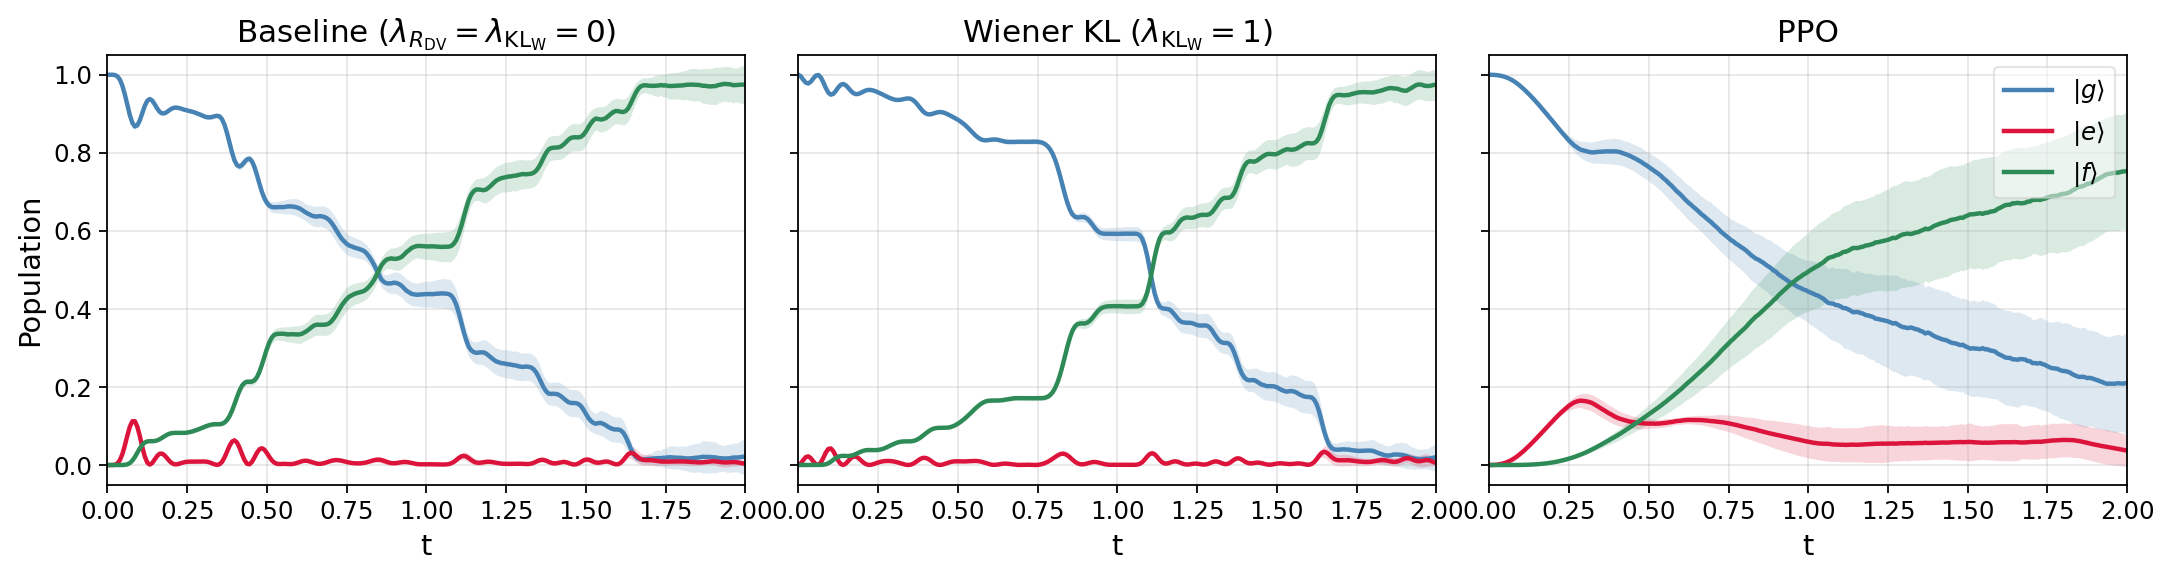

Reproduce this figure in Python.
#!/usr/bin/env python3
"""STIRAP populations side-by-side, same layout as fig1C amp damping.
Columns: Baseline (kl=0) / Wiener-KL (kl=1) / PPO. γ=5, T=2.
"""
import os, sys, pickle
HERE = os.path.dirname(os.path.abspath(__file__))
PAPER = os.path.dirname(HERE)
ROOT = os.path.dirname(PAPER)   # repo root
sys.path.insert(0, ROOT)

import numpy as np
import jax
import jax.numpy as jnp
from flax import nnx
import matplotlib
matplotlib.use("Agg")
import matplotlib.pyplot as plt

from core.types import ExponentialSplit, asqarray
from core.solver import dssesolve
from train_qmaxcal import FourierController, build_H_con
import importlib
sys_mod = importlib.import_module("systems.stirap_3level")


N_TRAJS = 128
N_TIME_STEPS = 256

POP_COLOR = {"|g⟩": "steelblue", "|e⟩ (bright)": "crimson",
             "|f⟩ (target)": "seagreen"}
POP_LABEL = {"|g⟩": r"$|g\rangle$", "|e⟩ (bright)": r"$|e\rangle$",
             "|f⟩ (target)": r"$|f\rangle$"}
POP_ORDER = ["|g⟩", "|e⟩ (bright)", "|f⟩ (target)"]


def load_qmc(path):
    with open(path, "rb") as f:
        ck = pickle.load(f)
    n_modes = int(ck["n_modes"]); T_final = float(ck["T_final"])
    n_controls = int(ck["best_cos_coeffs"].shape[0])
    rngs = nnx.Rngs(0)
    ctrl = FourierController(n_controls=n_controls, n_modes=n_modes,
                             T_final=T_final, rngs=rngs)
    ctrl.dc = nnx.Param(ck["best_dc"])
    ctrl.cos_coeffs = nnx.Param(ck["best_cos_coeffs"])
    ctrl.sin_coeffs = nnx.Param(ck["best_sin_coeffs"])
    return ctrl


def load_ppo_npz(npz_path):
    d = np.load(npz_path)
    return d["ts"], d["u"]


class TabulatedController:
    def __init__(self, ts, u_table):
        self.ts = jnp.asarray(ts, dtype=jnp.float32)
        self.u_table = jnp.asarray(u_table, dtype=jnp.float32)
        self.n_controls = u_table.shape[1]

    def __call__(self, t):
        return jnp.stack([jnp.interp(t, self.ts, self.u_table[:, i])
                          for i in range(self.n_controls)])


def sample_populations(ctrl, sysdict, n_trajs=N_TRAJS, n_time_steps=N_TIME_STEPS, seed=12345):
    T_final = sysdict["T_final"]
    dt = T_final / n_time_steps
    tsave = jnp.linspace(0, T_final, n_time_steps + 1)
    sys_q = dict(
        H_sys=asqarray(sysdict["H_sys"]),
        H_ops=[asqarray(H) for H in sysdict["H_ops"]],
        jump_ops=[asqarray(L) for L in sysdict["jump_ops"]],
        psi0=asqarray(sysdict["psi0"]),
        T_final=T_final,
    )
    H_con = build_H_con(ctrl, sys_q["H_ops"])
    keys = jax.random.split(jax.random.PRNGKey(seed), n_trajs)
    res = dssesolve(H_sys=sys_q["H_sys"], jump_ops=sys_q["jump_ops"],
                    psi0=sys_q["psi0"], tsave=tsave, keys=keys, H_con=H_con,
                    method=ExponentialSplit(dt=dt),
                    nsteps=n_time_steps, nsteps_per_save=1)
    states = np.asarray(res.states.data).squeeze(-1)

    pop_traj = {}
    for name, P in sysdict["populations"].items():
        P_np = np.asarray(P)
        Pψ = np.einsum("ij,ntj->nti", P_np, states)
        expect = np.einsum("nti,nti->nt", np.conj(states), Pψ).real
        pop_traj[name] = expect
    return np.asarray(tsave), pop_traj


def main():
    sysdict = sys_mod.create_system(gamma=5.0, T_final=2.0)

    BASE_QMC   = os.path.join(PAPER, "results", "stirap", "qmaxcal", "n64")
    BASE_PPO = os.path.join(PAPER, "results", "stirap", "ppo")

    PANELS = [
        ("Baseline ($\\lambda_{R_{\\mathrm{DV}}}{=}\\lambda_{\\mathrm{KL}_\\mathrm{W}}{=}0$)",   "qmc",
         f"{BASE_QMC}/stirap3_g5.0_T2.0_kl0.0_dv0.0_fl0.0_seed1/controller.pkl"),
        ("Wiener KL ($\\lambda_{\\mathrm{KL}_\\mathrm{W}}{=}1$)",  "qmc",
         f"{BASE_QMC}/stirap3_g5.0_T2.0_kl1.0_dv0.0_fl0.0_seed1/controller.pkl"),
        ("PPO",                 "ppo",
         os.path.join(BASE_PPO, "ppo_stirap_flu0_g5_seed0_ustack.npz")),
    ]

    plt.rcParams.update({
        "font.size": 13, "axes.titlesize": 14,
        "axes.labelsize": 13, "xtick.labelsize": 11,
        "ytick.labelsize": 11, "legend.fontsize": 11,
    })

    fig, axes = plt.subplots(1, 3, figsize=(13.5, 3.6), sharey=True)
    mean_vars = []

    for col, (title, kind, path) in enumerate(PANELS):
        if kind == "qmc":
            ctrl = load_qmc(path)
        else:
            ts_act, u_arr = load_ppo_npz(path)
            ctrl = TabulatedController(ts_act, u_arr)
        print(f"[{title}] sampling {N_TRAJS} SSE trajectories...")
        t, pop_traj = sample_populations(ctrl, sysdict)

        ax = axes[col]
        total_var = 0.0
        for name in POP_ORDER:
            if name not in pop_traj:
                continue
            arr = pop_traj[name]
            mu = arr.mean(axis=0)
            sd = arr.std(axis=0)
            c = POP_COLOR[name]
            ax.plot(t, mu, color=c, lw=2.0, label=POP_LABEL[name])
            ax.fill_between(t, mu - sd, mu + sd, color=c, alpha=0.18, linewidth=0)
            total_var += float(np.trapezoid(sd ** 2, t))
        mean_vars.append(total_var)

        ax.set_title(title)
        ax.set_xlabel("t")
        ax.set_xlim(0, t[-1])
        ax.set_ylim(-0.05, 1.05)
        ax.grid(True, alpha=0.3)
        if col == 2:
            ax.legend(loc="upper right", framealpha=0.5)
    axes[0].set_ylabel("Population")

    plt.tight_layout(pad=0.5)
    out = os.path.join(HERE, "fig_stirap_compare.png")
    os.makedirs(os.path.dirname(out), exist_ok=True)
    plt.savefig(out, dpi=160, bbox_inches="tight")
    plt.savefig(out.replace(".png", ".pdf"), bbox_inches="tight")
    print(f"\nsaved {out}")

    print("\nSummary (sum_k ∫ Var[P_k] dt):")
    for (title, *_), v in zip(PANELS, mean_vars):
        print(f"  {title:>30}  total_var={v:.5f}")


if __name__ == "__main__":
    main()
